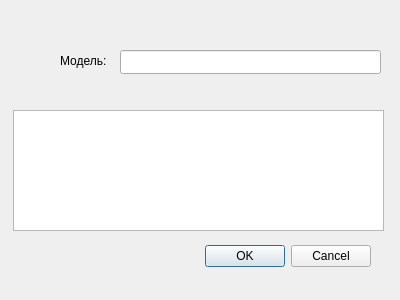
<?xml version="1.0" encoding="UTF-8"?>
<ui version="4.0">
 <class>Dialog</class>
 <widget class="QDialog" name="Dialog">
  <property name="geometry">
   <rect>
    <x>0</x>
    <y>0</y>
    <width>400</width>
    <height>300</height>
   </rect>
  </property>
  <property name="windowTitle">
   <string>Dialog</string>
  </property>
  <widget class="QDialogButtonBox" name="buttonBox">
   <property name="geometry">
    <rect>
     <x>30</x>
     <y>240</y>
     <width>341</width>
     <height>32</height>
    </rect>
   </property>
   <property name="orientation">
    <enum>Qt::Horizontal</enum>
   </property>
   <property name="standardButtons">
    <set>QDialogButtonBox::Cancel|QDialogButtonBox::Ok</set>
   </property>
  </widget>
  <widget class="QLabel" name="label">
   <property name="geometry">
    <rect>
     <x>60</x>
     <y>40</y>
     <width>91</width>
     <height>41</height>
    </rect>
   </property>
   <property name="text">
    <string>Модель:</string>
   </property>
  </widget>
  <widget class="QLineEdit" name="lineEdit">
   <property name="geometry">
    <rect>
     <x>120</x>
     <y>50</y>
     <width>261</width>
     <height>24</height>
    </rect>
   </property>
  </widget>
  <widget class="QTextEdit" name="textEdit">
   <property name="geometry">
    <rect>
     <x>13</x>
     <y>110</y>
     <width>371</width>
     <height>121</height>
    </rect>
   </property>
  </widget>
 </widget>
 <resources/>
 <connections>
  <connection>
   <sender>buttonBox</sender>
   <signal>accepted()</signal>
   <receiver>Dialog</receiver>
   <slot>accept()</slot>
   <hints>
    <hint type="sourcelabel">
     <x>248</x>
     <y>254</y>
    </hint>
    <hint type="destinationlabel">
     <x>157</x>
     <y>274</y>
    </hint>
   </hints>
  </connection>
  <connection>
   <sender>buttonBox</sender>
   <signal>rejected()</signal>
   <receiver>Dialog</receiver>
   <slot>reject()</slot>
   <hints>
    <hint type="sourcelabel">
     <x>316</x>
     <y>260</y>
    </hint>
    <hint type="destinationlabel">
     <x>286</x>
     <y>274</y>
    </hint>
   </hints>
  </connection>
 </connections>
</ui>
